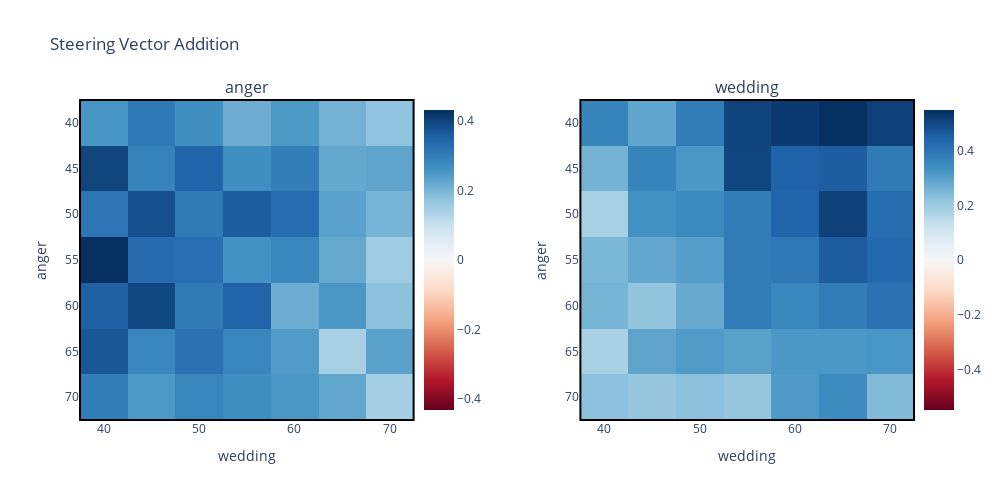

Notebook cell for this chart:
### Code cell
fig = make_subplots(rows=1, cols=2, subplot_titles=(feature_descriptions[0], feature_descriptions[1]), horizontal_spacing=0.2)
fig.add_trace(go.Heatmap(z=scores_1, x=scales, y=scales, colorscale="RdBu", zmid=0, colorbar=dict(title="", x=0.40)), row=1, col=1)
fig.add_trace(go.Heatmap(z=scores_2, x=scales, y=scales, colorscale="RdBu", zmid=0, colorbar=dict(title="", x=1.0)), row=1, col=2)

fig.update_xaxes(title_text=feature_descriptions[1], row=1, col=1)
fig.update_yaxes(title_text=feature_descriptions[0], row=1, col=1, autorange='reversed')
fig.update_xaxes(title_text=feature_descriptions[1], row=1, col=2)
fig.update_yaxes(title_text=feature_descriptions[0], row=1, col=2, autorange='reversed')
# fig.update_yaxes(title_text="", row=1, col=2, autorange='reversed')

# Add borders around the heatmaps
fig.add_shape(type="rect",
              x0=0, x1=0.4, y0=0, y1=1,
              line=dict(color="Black", width=2),
              xref="paper", yref="paper")
fig.add_shape(type="rect",
              x0=0.6, x1=1, y0=0, y1=1,
              line=dict(color="Black", width=2),
              xref="paper", yref="paper")

fig.update_layout(width=1000, height=500)
fig.update_layout(title_text="Steering Vector Addition")
fig.show()
fig.write_image(f"{save_dir}/both_scores.png")

### Figure 1 — Plotly figure (JSON) as saved in the notebook; plotly's stock layout.template omitted (floating-point values rounded to 4 significant figures)
{"data": [{"colorbar": {"title": {"text": ""}, "x": 0.4}, "colorscale": [[0, "rgb(103,0,31)"], [0.1, "rgb(178,24,43)"], [0.2, "rgb(214,96,77)"], [0.3, "rgb(244,165,130)"], [0.4, "rgb(253,219,199)"], [0.5, "rgb(247,247,247)"], [0.6, "rgb(209,229,240)"], [0.7, "rgb(146,197,222)"], [0.8, "rgb(67,147,195)"], [0.9, "rgb(33,102,172)"], [1, "rgb(5,48,97)"]], "type": "heatmap", "x": [40, 45, 50, 55, 60, 65, 70], "xaxis": "x", "y": [40, 45, 50, 55, 60, 65, 70], "yaxis": "y", "z": [[0.2556, 0.3111, 0.2667, 0.2133, 0.2489, 0.2067, 0.1733], [0.3978, 0.2911, 0.3467, 0.2667, 0.3, 0.2222, 0.2289], [0.3178, 0.3822, 0.3067, 0.36, 0.3289, 0.2333, 0.2022], [0.4311, 0.3333, 0.3267, 0.26, 0.2822, 0.22, 0.1556], [0.3533, 0.3933, 0.3067, 0.3489, 0.2133, 0.2511, 0.1778], [0.3689, 0.2822, 0.3222, 0.2844, 0.2444, 0.1422, 0.2333], [0.3022, 0.2489, 0.2844, 0.2689, 0.2511, 0.2267, 0.1489]], "zmid": 0}, {"colorbar": {"title": {"text": ""}, "x": 1}, "colorscale": [[0, "rgb(103,0,31)"], [0.1, "rgb(178,24,43)"], [0.2, "rgb(214,96,77)"], [0.3, "rgb(244,165,130)"], [0.4, "rgb(253,219,199)"], [0.5, "rgb(247,247,247)"], [0.6, "rgb(209,229,240)"], [0.7, "rgb(146,197,222)"], [0.8, "rgb(67,147,195)"], [0.9, "rgb(33,102,172)"], [1, "rgb(5,48,97)"]], "type": "heatmap", "x": [40, 45, 50, 55, 60, 65, 70], "xaxis": "x2", "y": [40, 45, 50, 55, 60, 65, 70], "yaxis": "y2", "z": [[0.3667, 0.2889, 0.3867, 0.5089, 0.5289, 0.5489, 0.5133], [0.26, 0.3667, 0.3178, 0.5044, 0.4467, 0.4556, 0.3911], [0.18, 0.3311, 0.3533, 0.3844, 0.4422, 0.5133, 0.42], [0.2511, 0.2844, 0.3044, 0.3889, 0.3956, 0.4578, 0.4311], [0.2578, 0.2178, 0.28, 0.3867, 0.3622, 0.3867, 0.4089], [0.18, 0.2933, 0.3111, 0.2956, 0.3178, 0.3178, 0.3222], [0.2289, 0.2111, 0.2289, 0.2111, 0.3133, 0.3467, 0.2422]], "zmid": 0}], "layout": {"annotations": [{"font": {"size": 16}, "showarrow": false, "text": "anger", "x": 0.2, "xanchor": "center", "xref": "paper", "y": 1, "yanchor": "bottom", "yref": "paper"}, {"font": {"size": 16}, "showarrow": false, "text": "wedding", "x": 0.8, "xanchor": "center", "xref": "paper", "y": 1, "yanchor": "bottom", "yref": "paper"}], "height": 500, "shapes": [{"line": {"color": "Black", "width": 2}, "type": "rect", "x0": 0, "x1": 0.4, "xref": "paper", "y0": 0, "y1": 1, "yref": "paper"}, {"line": {"color": "Black", "width": 2}, "type": "rect", "x0": 0.6, "x1": 1, "xref": "paper", "y0": 0, "y1": 1, "yref": "paper"}], "title": {"text": "Steering Vector Addition"}, "width": 1000, "xaxis": {"anchor": "y", "domain": [0, 0.4], "title": {"text": "wedding"}}, "xaxis2": {"anchor": "y2", "domain": [0.6, 1], "title": {"text": "wedding"}}, "yaxis": {"anchor": "x", "autorange": "reversed", "domain": [0, 1], "title": {"text": "anger"}}, "yaxis2": {"anchor": "x2", "autorange": "reversed", "domain": [0, 1], "title": {"text": "anger"}}}}
